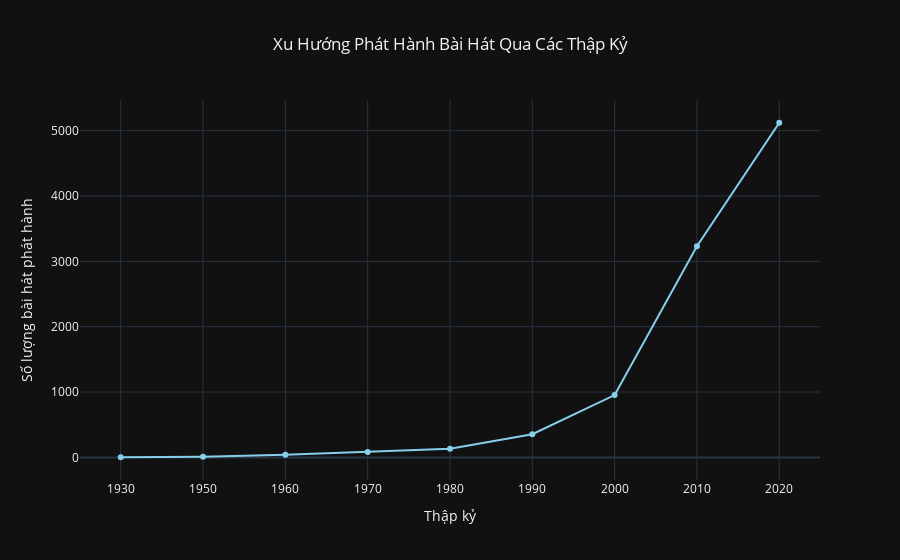

The cell this chart's notebook holds for it:
### Code cell
df_eda['decade'] = (df_eda['release_year'] // 10) * 10

release_trends_decade = df_eda['decade'].value_counts().sort_index()

fig = go.Figure(data=[
    go.Scatter(x=release_trends_decade.index.astype(str), y=release_trends_decade.values, mode='lines+markers', line=dict(color='skyblue'))
])

fig.update_layout(
    title_text='Xu Hướng Phát Hành Bài Hát Qua Các Thập Kỷ',
    xaxis_title='Thập kỷ',
    yaxis_title='Số lượng bài hát phát hành',
    template='plotly_dark', 
    title_x=0.5,  
    xaxis=dict(tickangle=0),  
)

fig.show()

### Figure 1 — Plotly figure (JSON) as saved in the notebook; plotly's stock layout.template omitted (floating-point values rounded to 4 significant figures)
{"data": [{"line": {"color": "skyblue"}, "mode": "lines+markers", "type": "scatter", "x": ["1930", "1950", "1960", "1970", "1980", "1990", "2000", "2010", "2020"], "y": [2, 10, 41, 83, 132, 355, 954, 3231, 5121]}], "layout": {"title": {"text": "Xu Hướng Phát Hành Bài Hát Qua Các Thập Kỷ", "x": 0.5}, "xaxis": {"tickangle": 0, "title": {"text": "Thập kỷ"}}, "yaxis": {"title": {"text": "Số lượng bài hát phát hành"}}}}
